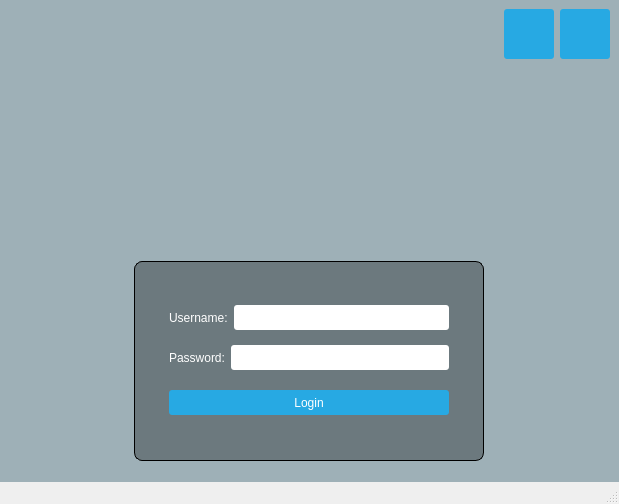
<?xml version="1.0" encoding="UTF-8"?>
<ui version="4.0">
 <class>MainWindow</class>
 <widget class="QMainWindow" name="MainWindow">
  <property name="geometry">
   <rect>
    <x>0</x>
    <y>0</y>
    <width>619</width>
    <height>504</height>
   </rect>
  </property>
  <property name="windowTitle">
   <string>My OS</string>
  </property>
  <property name="windowIcon">
   <iconset resource="resources.qrc">
    <normaloff>:/icons/images/Log-in.ico</normaloff>:/icons/images/Log-in.ico</iconset>
  </property>
  <property name="styleSheet">
   <string notr="true">#centralwidget {
  background: rgba(32, 80, 96, 100); 
}
#topPanel { 
  background-color: 
qlineargradient(
   spread:reflect, 
   x1:0.5, y1:0, x2:0, y2:0, 
   stop:0 rgba(91, 204, 233, 100), 
   stop:1 rgba(32, 80, 96, 100) ); 
}
#loginForm {
  background: rgba(0, 0, 0, 80);
  border-radius: 8px;
}
QLabel { color: white; }
QLineEdit { border-radius: 3px; }
QPushButton {
  color: white;
  background-color: #27a9e3;
  border-width: 0px;
  border-radius: 3px;
}
QPushButton:hover { background-color: #0077b5; }

#centralwidget
{
  background: rgba(32, 80, 96, 100);
  border-image: url(:/images/images/login_bg.jpg);
}</string>
  </property>
  <property name="dockOptions">
   <set>QMainWindow::AllowTabbedDocks|QMainWindow::AnimatedDocks</set>
  </property>
  <widget class="QWidget" name="centralwidget">
   <property name="styleSheet">
    <string notr="true"/>
   </property>
   <layout class="QVBoxLayout" name="verticalLayout">
    <property name="leftMargin">
     <number>0</number>
    </property>
    <property name="topMargin">
     <number>0</number>
    </property>
    <property name="rightMargin">
     <number>0</number>
    </property>
    <property name="bottomMargin">
     <number>0</number>
    </property>
    <item>
     <widget class="QWidget" name="topPanel" native="true">
      <layout class="QHBoxLayout" name="horizontalLayout">
       <item>
        <widget class="QLabel" name="lblcurrentDateTime">
         <property name="minimumSize">
          <size>
           <width>140</width>
           <height>0</height>
          </size>
         </property>
         <property name="font">
          <font>
           <pointsize>10</pointsize>
           <weight>75</weight>
           <bold>true</bold>
          </font>
         </property>
         <property name="text">
          <string/>
         </property>
         <property name="margin">
          <number>10</number>
         </property>
        </widget>
       </item>
       <item>
        <spacer name="horizontalSpacer">
         <property name="orientation">
          <enum>Qt::Horizontal</enum>
         </property>
         <property name="sizeHint" stdset="0">
          <size>
           <width>40</width>
           <height>20</height>
          </size>
         </property>
        </spacer>
       </item>
       <item>
        <widget class="QPushButton" name="btnShutdown">
         <property name="sizePolicy">
          <sizepolicy hsizetype="Fixed" vsizetype="Fixed">
           <horstretch>0</horstretch>
           <verstretch>0</verstretch>
          </sizepolicy>
         </property>
         <property name="minimumSize">
          <size>
           <width>50</width>
           <height>50</height>
          </size>
         </property>
         <property name="text">
          <string/>
         </property>
         <property name="icon">
          <iconset resource="resources.qrc">
           <normaloff>:/icons/images/restart.png</normaloff>:/icons/images/restart.png</iconset>
         </property>
         <property name="iconSize">
          <size>
           <width>45</width>
           <height>45</height>
          </size>
         </property>
        </widget>
       </item>
       <item>
        <widget class="QPushButton" name="btnRestart">
         <property name="minimumSize">
          <size>
           <width>50</width>
           <height>50</height>
          </size>
         </property>
         <property name="text">
          <string/>
         </property>
         <property name="icon">
          <iconset resource="resources.qrc">
           <normaloff>:/icons/images/shutdown.png</normaloff>:/icons/images/shutdown.png</iconset>
         </property>
         <property name="iconSize">
          <size>
           <width>45</width>
           <height>45</height>
          </size>
         </property>
        </widget>
       </item>
      </layout>
     </widget>
    </item>
    <item>
     <spacer name="verticalSpacer_3">
      <property name="orientation">
       <enum>Qt::Vertical</enum>
      </property>
      <property name="sizeHint" stdset="0">
       <size>
        <width>20</width>
        <height>40</height>
       </size>
      </property>
     </spacer>
    </item>
    <item>
     <layout class="QHBoxLayout" name="horizontalLayout_2">
      <property name="topMargin">
       <number>0</number>
      </property>
      <item>
       <widget class="QLabel" name="lblLogo">
        <property name="sizePolicy">
         <sizepolicy hsizetype="Fixed" vsizetype="Fixed">
          <horstretch>0</horstretch>
          <verstretch>0</verstretch>
         </sizepolicy>
        </property>
        <property name="minimumSize">
         <size>
          <width>150</width>
          <height>150</height>
         </size>
        </property>
        <property name="styleSheet">
         <string notr="true"/>
        </property>
        <property name="text">
         <string/>
        </property>
        <property name="pixmap">
         <pixmap resource="resources.qrc">:/images/images/logo.png</pixmap>
        </property>
       </widget>
      </item>
     </layout>
    </item>
    <item>
     <spacer name="verticalSpacer_4">
      <property name="orientation">
       <enum>Qt::Vertical</enum>
      </property>
      <property name="sizeType">
       <enum>QSizePolicy::Fixed</enum>
      </property>
      <property name="sizeHint" stdset="0">
       <size>
        <width>20</width>
        <height>10</height>
       </size>
      </property>
     </spacer>
    </item>
    <item>
     <layout class="QHBoxLayout" name="horizontalLayout_3">
      <property name="topMargin">
       <number>0</number>
      </property>
      <item>
       <widget class="QWidget" name="loginForm" native="true">
        <property name="sizePolicy">
         <sizepolicy hsizetype="Fixed" vsizetype="Fixed">
          <horstretch>0</horstretch>
          <verstretch>0</verstretch>
         </sizepolicy>
        </property>
        <property name="minimumSize">
         <size>
          <width>350</width>
          <height>200</height>
         </size>
        </property>
        <property name="styleSheet">
         <string notr="true">#loginForm { border: 1px solid; }</string>
        </property>
        <layout class="QVBoxLayout" name="verticalLayout_2">
         <property name="leftMargin">
          <number>35</number>
         </property>
         <property name="topMargin">
          <number>35</number>
         </property>
         <property name="rightMargin">
          <number>35</number>
         </property>
         <property name="bottomMargin">
          <number>35</number>
         </property>
         <item>
          <layout class="QHBoxLayout" name="horizontalLayout_6">
           <property name="topMargin">
            <number>0</number>
           </property>
           <item>
            <widget class="QLabel" name="label">
             <property name="minimumSize">
              <size>
               <width>0</width>
               <height>25</height>
              </size>
             </property>
             <property name="text">
              <string>Username:</string>
             </property>
            </widget>
           </item>
           <item>
            <widget class="QLineEdit" name="txtUname">
             <property name="minimumSize">
              <size>
               <width>0</width>
               <height>25</height>
              </size>
             </property>
            </widget>
           </item>
          </layout>
         </item>
         <item>
          <layout class="QHBoxLayout" name="horizontalLayout_4">
           <property name="topMargin">
            <number>0</number>
           </property>
           <item>
            <widget class="QLabel" name="label_2">
             <property name="minimumSize">
              <size>
               <width>0</width>
               <height>25</height>
              </size>
             </property>
             <property name="text">
              <string>Password:</string>
             </property>
            </widget>
           </item>
           <item>
            <widget class="QLineEdit" name="txtPass">
             <property name="minimumSize">
              <size>
               <width>0</width>
               <height>25</height>
              </size>
             </property>
            </widget>
           </item>
          </layout>
         </item>
         <item>
          <spacer name="verticalSpacer_2">
           <property name="orientation">
            <enum>Qt::Vertical</enum>
           </property>
           <property name="sizeType">
            <enum>QSizePolicy::Fixed</enum>
           </property>
           <property name="sizeHint" stdset="0">
            <size>
             <width>20</width>
             <height>5</height>
            </size>
           </property>
          </spacer>
         </item>
         <item>
          <widget class="QPushButton" name="btnLogin">
           <property name="minimumSize">
            <size>
             <width>0</width>
             <height>25</height>
            </size>
           </property>
           <property name="text">
            <string>Login</string>
           </property>
          </widget>
         </item>
        </layout>
       </widget>
      </item>
     </layout>
    </item>
    <item>
     <spacer name="verticalSpacer">
      <property name="orientation">
       <enum>Qt::Vertical</enum>
      </property>
      <property name="sizeHint" stdset="0">
       <size>
        <width>20</width>
        <height>40</height>
       </size>
      </property>
     </spacer>
    </item>
   </layout>
  </widget>
  <widget class="QStatusBar" name="statusbar"/>
 </widget>
 <resources>
  <include location="resources.qrc"/>
 </resources>
 <connections/>
</ui>
